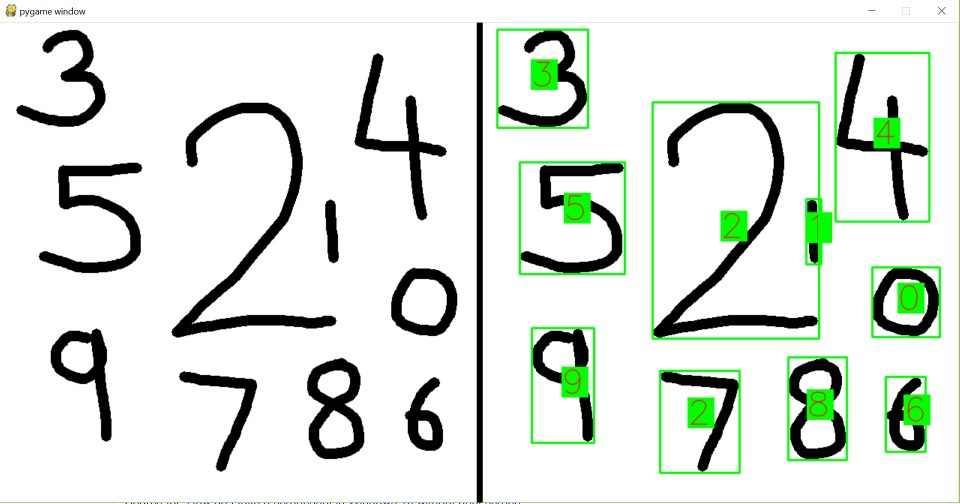
#> input picture assets/Capture.PNG, 1919 x 1007 px (shown at 1/2 size)
$ python -i cam.py   (imports and definitions only)
#> lines starting #> are read from the running program, lines starting #| are printed output that depends on the picture; after the words box and inside, x2 and y2 are one past the last pixel; in counts of white or black regions, pixels touching at a corner belong together
#> further down, picture is the input picture: shape (1007, 1919, 3); mean B, G, R 219.2, 227.8, 219.6
import cv2
import imutils
import numpy as np
from keras.models import model_from_json
import keras
from keras import backend as K

def get_img_contour_thresh(img):
    x, y, w, h = 0, 0, 300, 300
    gray = cv2.cvtColor(img, cv2.COLOR_BGR2GRAY)
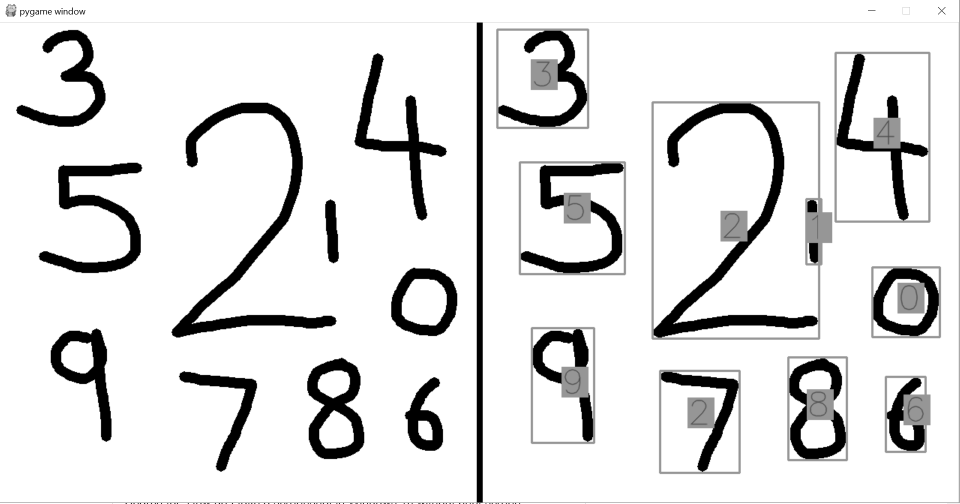
#> gray: shape (1007, 1919) (shown at 1/2 size); min 0, max 255, mean 224.4
    blur = cv2.GaussianBlur(gray, (5, 5), 0)
    ret, thresh1 = cv2.threshold(blur, 175, 255, cv2.THRESH_BINARY_INV + cv2.THRESH_OTSU)
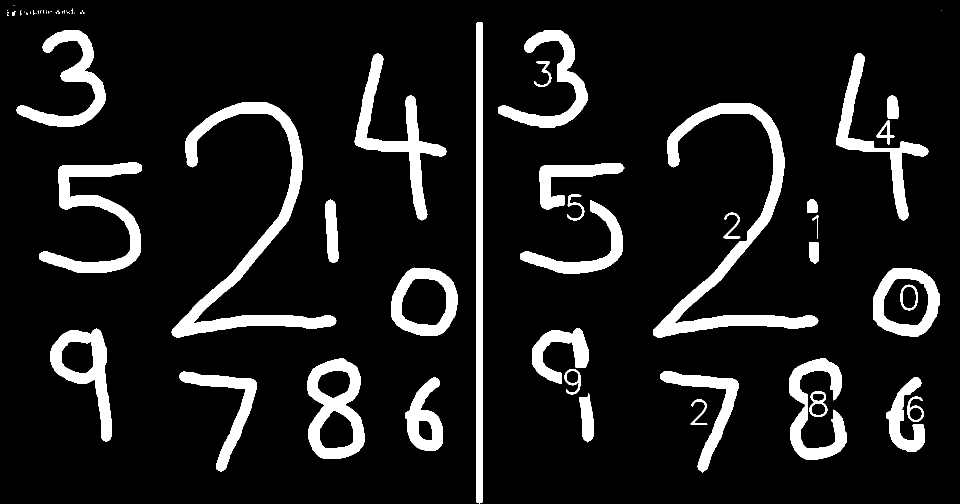
#> thresh1: shape (1007, 1919) (shown at 1/2 size); 10.9% white; 70 white regions (34 under 20 px), largest, box (x1, y1, x2, y2) and area: (343, 205, 673, 675) 22947, (1306, 206, 1637, 676) 22810, (78, 325, 284, 546) 13368
#> ret = 133
    thresh1 = thresh1[y:y + h, x:x + w]
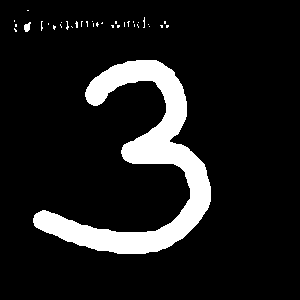
#> thresh1: shape (300, 300); 11.1% white; 35 white regions (33 under 20 px)
    contours, hierarchy = cv2.findContours(thresh1, cv2.RETR_TREE, cv2.CHAIN_APPROX_SIMPLE)[-2:]
#> contours = 35 contours, 33 with area under 20; largest, box (x1, y1, x2, y2) and area: (33, 60, 211, 254) 9286, (24, 22, 31, 32) 34
    return img, contours, thresh1

# [51 lines left out: function show_webcam, not called in this run]


def main():
    show_webcam(mirror=True)


# [2 lines not run here, left out]

>>> import cv2
>>> picture = cv2.imread('assets/Capture.PNG')
>>> result = get_img_contour_thresh(picture)
